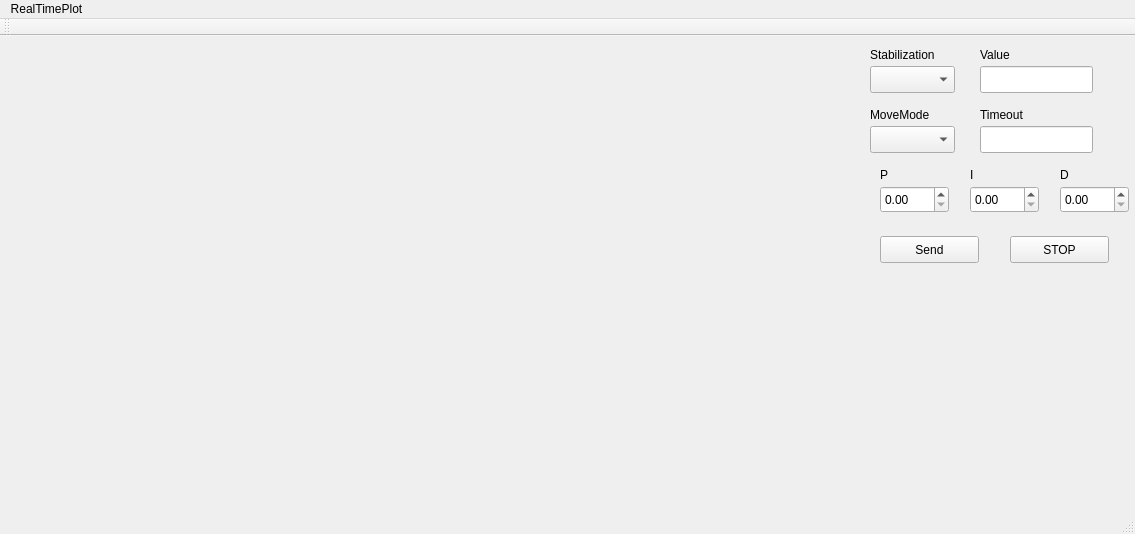
<?xml version="1.0" encoding="UTF-8"?>
<ui version="4.0">
 <class>MainWindow</class>
 <widget class="QMainWindow" name="MainWindow">
  <property name="geometry">
   <rect>
    <x>0</x>
    <y>0</y>
    <width>1135</width>
    <height>534</height>
   </rect>
  </property>
  <property name="windowTitle">
   <string>RealTimePlot</string>
  </property>
  <widget class="QWidget" name="centralWidget">
   <widget class="QCustomPlot" name="plot" native="true">
    <property name="geometry">
     <rect>
      <x>0</x>
      <y>0</y>
      <width>861</width>
      <height>471</height>
     </rect>
    </property>
   </widget>
   <widget class="QDoubleSpinBox" name="spin_p">
    <property name="geometry">
     <rect>
      <x>880</x>
      <y>150</y>
      <width>69</width>
      <height>27</height>
     </rect>
    </property>
   </widget>
   <widget class="QDoubleSpinBox" name="spin_d">
    <property name="geometry">
     <rect>
      <x>1060</x>
      <y>150</y>
      <width>69</width>
      <height>27</height>
     </rect>
    </property>
   </widget>
   <widget class="QDoubleSpinBox" name="spin_i">
    <property name="geometry">
     <rect>
      <x>970</x>
      <y>150</y>
      <width>69</width>
      <height>27</height>
     </rect>
    </property>
   </widget>
   <widget class="QLabel" name="label_p">
    <property name="geometry">
     <rect>
      <x>880</x>
      <y>130</y>
      <width>67</width>
      <height>17</height>
     </rect>
    </property>
    <property name="text">
     <string>P</string>
    </property>
   </widget>
   <widget class="QLabel" name="label_d">
    <property name="geometry">
     <rect>
      <x>1060</x>
      <y>130</y>
      <width>67</width>
      <height>17</height>
     </rect>
    </property>
    <property name="text">
     <string>D</string>
    </property>
   </widget>
   <widget class="QLabel" name="label_i">
    <property name="geometry">
     <rect>
      <x>970</x>
      <y>130</y>
      <width>67</width>
      <height>17</height>
     </rect>
    </property>
    <property name="text">
     <string>I</string>
    </property>
   </widget>
   <widget class="QPushButton" name="button_send">
    <property name="geometry">
     <rect>
      <x>880</x>
      <y>200</y>
      <width>99</width>
      <height>27</height>
     </rect>
    </property>
    <property name="text">
     <string>Send</string>
    </property>
   </widget>
   <widget class="QLineEdit" name="line_value">
    <property name="geometry">
     <rect>
      <x>980</x>
      <y>30</y>
      <width>113</width>
      <height>27</height>
     </rect>
    </property>
   </widget>
   <widget class="QLabel" name="label_value">
    <property name="geometry">
     <rect>
      <x>980</x>
      <y>10</y>
      <width>67</width>
      <height>17</height>
     </rect>
    </property>
    <property name="text">
     <string>Value</string>
    </property>
   </widget>
   <widget class="QLabel" name="label_timeout">
    <property name="geometry">
     <rect>
      <x>980</x>
      <y>70</y>
      <width>67</width>
      <height>17</height>
     </rect>
    </property>
    <property name="text">
     <string>Timeout</string>
    </property>
   </widget>
   <widget class="QLineEdit" name="line_timeout">
    <property name="geometry">
     <rect>
      <x>980</x>
      <y>90</y>
      <width>113</width>
      <height>27</height>
     </rect>
    </property>
   </widget>
   <widget class="QPushButton" name="button_stop">
    <property name="geometry">
     <rect>
      <x>1010</x>
      <y>200</y>
      <width>99</width>
      <height>27</height>
     </rect>
    </property>
    <property name="text">
     <string>STOP</string>
    </property>
   </widget>
   <widget class="QComboBox" name="stabilize_box">
    <property name="geometry">
     <rect>
      <x>870</x>
      <y>30</y>
      <width>85</width>
      <height>27</height>
     </rect>
    </property>
   </widget>
   <widget class="QComboBox" name="movemode_box">
    <property name="geometry">
     <rect>
      <x>870</x>
      <y>90</y>
      <width>85</width>
      <height>27</height>
     </rect>
    </property>
   </widget>
   <widget class="QLabel" name="label_stabilization">
    <property name="geometry">
     <rect>
      <x>870</x>
      <y>10</y>
      <width>67</width>
      <height>17</height>
     </rect>
    </property>
    <property name="text">
     <string>Stabilization</string>
    </property>
   </widget>
   <widget class="QLabel" name="label">
    <property name="geometry">
     <rect>
      <x>870</x>
      <y>70</y>
      <width>81</width>
      <height>17</height>
     </rect>
    </property>
    <property name="text">
     <string>MoveMode</string>
    </property>
   </widget>
  </widget>
  <widget class="QMenuBar" name="menuBar">
   <property name="geometry">
    <rect>
     <x>0</x>
     <y>0</y>
     <width>1135</width>
     <height>25</height>
    </rect>
   </property>
   <widget class="QMenu" name="menuRealTimePlot">
    <property name="title">
     <string>RealTimePlot</string>
    </property>
   </widget>
   <addaction name="menuRealTimePlot"/>
  </widget>
  <widget class="QToolBar" name="mainToolBar">
   <attribute name="toolBarArea">
    <enum>TopToolBarArea</enum>
   </attribute>
   <attribute name="toolBarBreak">
    <bool>false</bool>
   </attribute>
  </widget>
  <widget class="QStatusBar" name="statusBar"/>
 </widget>
 <layoutdefault spacing="6" margin="11"/>
 <customwidgets>
  <customwidget>
   <class>QCustomPlot</class>
   <extends>QWidget</extends>
   <header>qcustomplot.h</header>
   <container>1</container>
  </customwidget>
 </customwidgets>
 <resources/>
 <connections/>
</ui>
